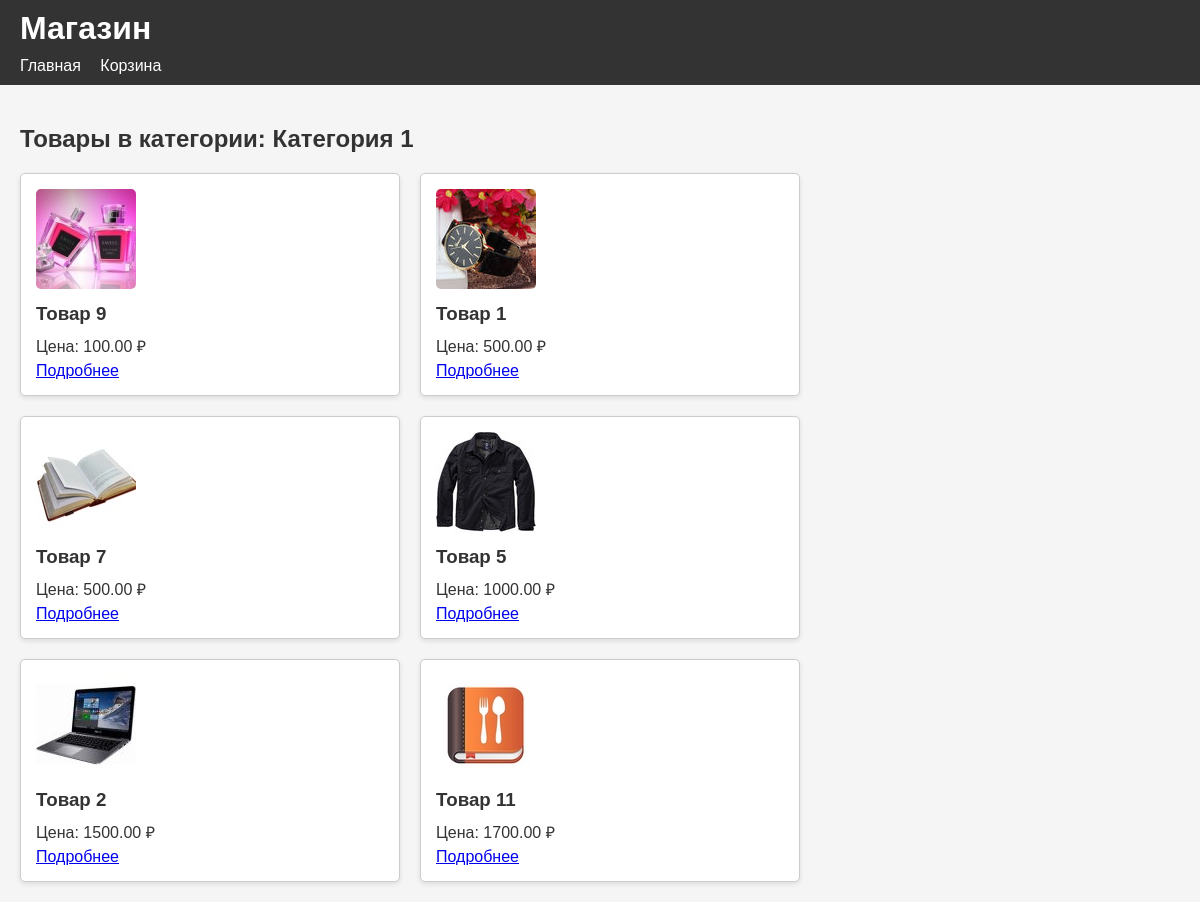
Screenshot of /index.php?page=category&id=1 with the database file from the repository.
### tables this page shows
CREATE TABLE `categories` (
  `id` int(11) NOT NULL,
  `name` varchar(255) NOT NULL
);

CREATE TABLE `products` (
  `id` int(11) NOT NULL,
  `name` varchar(255) NOT NULL,
  `description` text,
  `stock` int(11) NOT NULL DEFAULT '0',
  `price` decimal(10,2) NOT NULL
);

### index.php (called while the page is built, shortened)
<?php
require_once 'includes/db.php';
require_once 'includes/functions.php';
$page = $_GET['page'] ?? 'home';
require "pages/{$page}.php";
?>

### includes/functions.php (called while the page is built, shortened)
<?php
function fetchProducts($pdo, $limit = null, $categoryId = null) {
    $query = "SELECT products.*, GROUP_CONCAT(images.image_path) AS images
              FROM products
              LEFT JOIN product_images AS images ON products.id = images.product_id";
    if ($categoryId) {
        $query .= " INNER JOIN product_category AS pc ON products.id = pc.product_id
                    WHERE pc.category_id = :categoryId";
    }
    $query .= " GROUP BY products.id ORDER BY products.price ASC";
    $stmt = $pdo->prepare($query);
    if ($categoryId) {
        $stmt->bindValue(':categoryId', $categoryId, PDO::PARAM_INT);
    }
    $stmt->execute();
    return $stmt->fetchAll();
}
?>

### pages/category.php (the view, shortened to what this page needs)
<?php
$categoryId = $_GET['id'] ?? null;
$categoryName = $pdo->prepare("SELECT name FROM categories WHERE id = :id");
$categoryName->execute(['id' => $categoryId]);
$categoryName = $categoryName->fetchColumn();
$products = fetchProducts($pdo, null, $categoryId);
?>
<!DOCTYPE html>
<html lang="en">
<head>
    <link rel="stylesheet" href="css/styles.css">
</head>
<body>
    <header>
        <h1>Магазин</h1>
        <nav>
            <a href="index.php">Главная</a>
            <a href="index.php?page=cart">Корзина</a>
        </nav>
    </header>
    <main>
        <h2>Товары в категории: <?= $categoryName ?></h2>
        <div class="products">
            <?php foreach ($products as $product): ?>
                <div class="product">
                    <img src="images/<?= $product['images'] ?>" alt="<?= $product['name'] ?>">
                    <h3><?= $product['name'] ?></h3>
                    <p>Цена: <?= $product['price'] ?> ₽</p>
                    <a href="index.php?page=product&id=<?= $product['id'] ?>">Подробнее</a>
                </div>
            <?php endforeach; ?>
        </div>
    </main>
</body>
</html>

### css/styles.css (style rules this page uses)
body { font-family: Arial, sans-serif; margin: 0; padding: 0; background-color: #f5f5f5; color: #333; }
header { background-color: #333; color: #fff; padding: 10px 20px; }
header h1 { margin: 0; }
nav { margin-top: 10px; }
nav a { color: #fff; text-decoration: none; margin-right: 15px; }
main { padding: 20px; }
.products { display: flex; flex-wrap: wrap; gap: 20px; }
.product, .product-detail { border: 1px solid #ccc; border-radius: 5px; background: #fff; padding: 15px; width: 30%; box-shadow: 0 2px 5px rgba(0, 0, 0, 0.1); }
.product img, .product-detail img { max-width: 100%; height: auto; border-radius: 5px; }
.product h3 { margin: 10px 0; }
.product p { margin: 5px 0; }

### rows the page displays
categories: name "Категория 1"
products: shows a picture, name "Товар 9", price "100.00"
products: shows a picture, name "Товар 1", price "500.00"
products: shows a picture, name "Товар 7", price "500.00"
products: shows a picture, name "Товар 5", price "1000.00"
products: shows a picture, name "Товар 2", price "1500.00"
products: shows a picture, name "Товар 11", price "1700.00"
